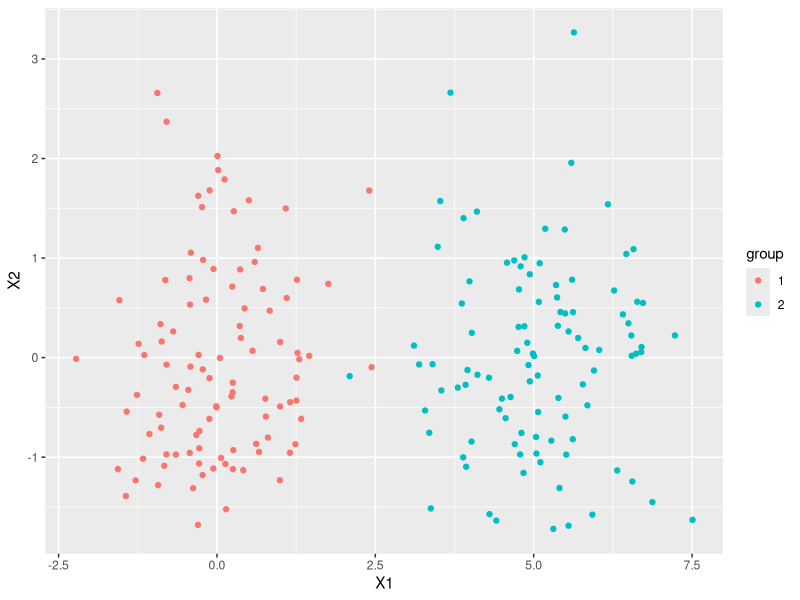
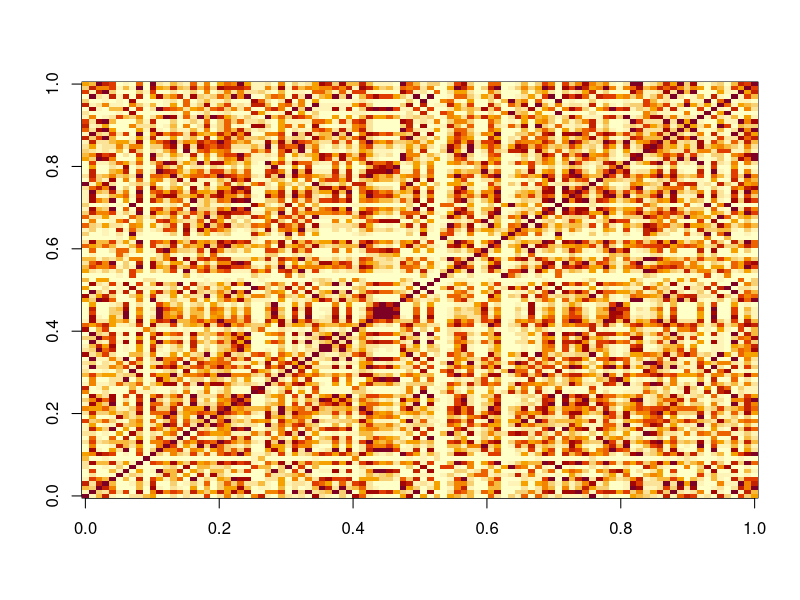

The R source for these figures, in order:
## ---- chunk 1
set.seed(0)
n <- 100
x1 <- matrix(rnorm(2*n), n, 2)
x2 <- sweep(matrix(rnorm(2*n), n, 2), 2, c(-5,0))
x <- rbind(cbind(x1,1), cbind(x2, 2))
x <- data.frame(x)
x[,3] <- as.factor(x[,3])
names(x)[3] <- "group"
library(ggplot2)
ggplot(data=x, mapping=aes(x=X1, y=X2, color=group)) + geom_point()
## ---- chunk 2
S <- outer(1:n, 1:n, Vectorize(function(i,j, sig=1) {exp(-sum((x[i,1:2]-x[j,1:2])^2)/2/sig^2)}))
## ---- chunk 3
image(S)
## ---- chunk 4
W <- S
